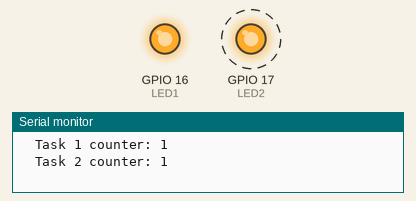
Bench run of a sketch on a simulated ESP32. Shown: output pins drawn as LEDs (lit = HIGH), the last lines printed to the serial monitor. Dashed ring = blinking. At 29.0 s the program stops and its outputs stay as they are.

Above: at 0.1 s.
At 16.1 s:
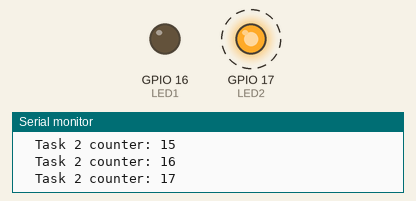
Timing chart, 0 to 30.5 s (numbered marks = the images above):
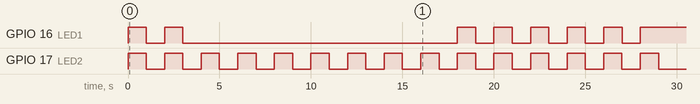

Measured:
- by itself, GPIO 16 (LED1): goes HIGH 1.0 s, LOW 1.0 s, HIGH 1.0 s, LOW 15.0 s, 5 × (HIGH 1.0 s, LOW 1.0 s), then HIGH
- by itself, GPIO 17 (LED2): alternates HIGH for 1.0 s and LOW for 1.0 s

The sketch:

Task.ino
```cpp
TaskHandle_t xTask1 = NULL;  // Task handle for Task 1
TaskHandle_t xTask2 = NULL;  // Task handle for Task 2

#define LED1 GPIO_NUM_16
#define LED2 GPIO_NUM_17

/* Initialize Counter */
int counter1 = 1;
int counter2 = 1;

void setup() {
  Serial.begin(115200);

  pinMode(LED1, OUTPUT);
  pinMode(LED2, OUTPUT);

  xTaskCreate(
    myTask1,              /* Task function */
    "Task 1 for LED D16", /* Name of task */
    1024,                 /* Stack size of task */
    NULL,                 /* Parameter of the task */
    1,                    /* Number of priority of the task (1-15) */
    &xTask1               /* Task handle to keep track of created task */
  );

  xTaskCreate(
    myTask2,              /* Task function */
    "Task 2 for LED D17", /* Name of task */
    1024,                 /* Stack size of task */
    NULL,                 /* Parameter of the task */
    2,                    /* Number of priority of the task (1-15) */
    &xTask2               /* Task handle to keep track of created task */
  );
}

/* Task 1 function: Blink the LED and suspend itself after 5 counter */
void myTask1(void* parameters) {
  for (;;) {
    digitalWrite(LED1, !digitalRead(LED1));
    Serial.print("\tTask 1 counter: ");
    Serial.println(counter1++);
    vTaskDelay(1000 / portTICK_PERIOD_MS);

    if (counter1 == 5) {
      Serial.println("\t\tSuspending Task 1");
      vTaskSuspend(NULL);  // Suspend itself
    }
  }
}

void myTask2(void* parameters) {
  for (;;) {
    digitalWrite(LED2, !digitalRead(LED2));
    Serial.print("\tTask 2 counter: ");
    Serial.println(counter2++);
    vTaskDelay(1000 / portTICK_PERIOD_MS);
  }
}


void loop() {
  // Resume Task 1 when counter2 equals 20
  if (counter2 == 20 && xTask1 != NULL) {
    Serial.println("\t\tResuming Task 1");
    vTaskDelay(1 / portTICK_RATE_MS);
    vTaskResume(xTask1);
  }

  // Delete all tasks after Task 2 counter reaches 30
  if (counter2 > 30) {
    vTaskDelay(1 / portTICK_RATE_MS);
    Serial.println("\t\tAll tasks completed. Deleting all tasks...");
    if (xTask1 != NULL) {
      vTaskDelete(xTask1);
      xTask1 = NULL;
    }
    if (xTask2 != NULL) {
      vTaskDelete(xTask2);
      xTask2 = NULL;
    }
    while (1)
      ;  // Stop the program
  }
}
```
